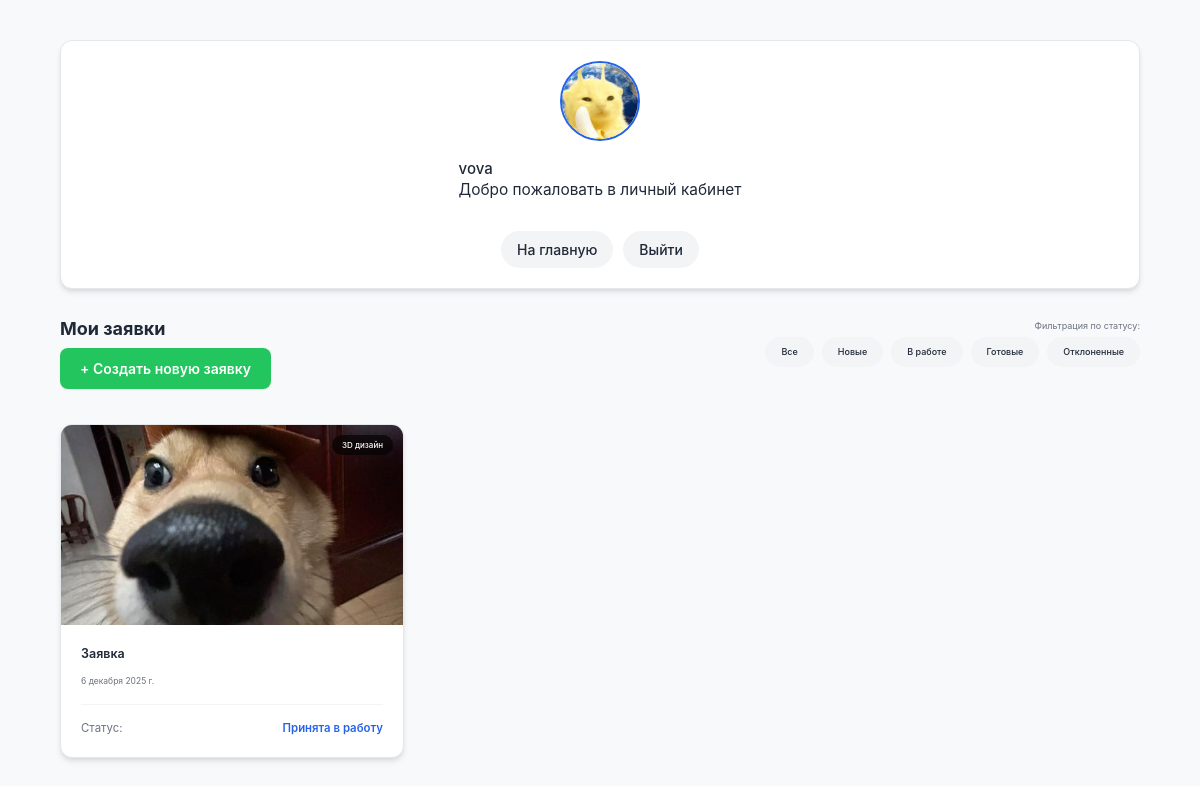
The app's page /app/profile/w/ (signed in), older data.
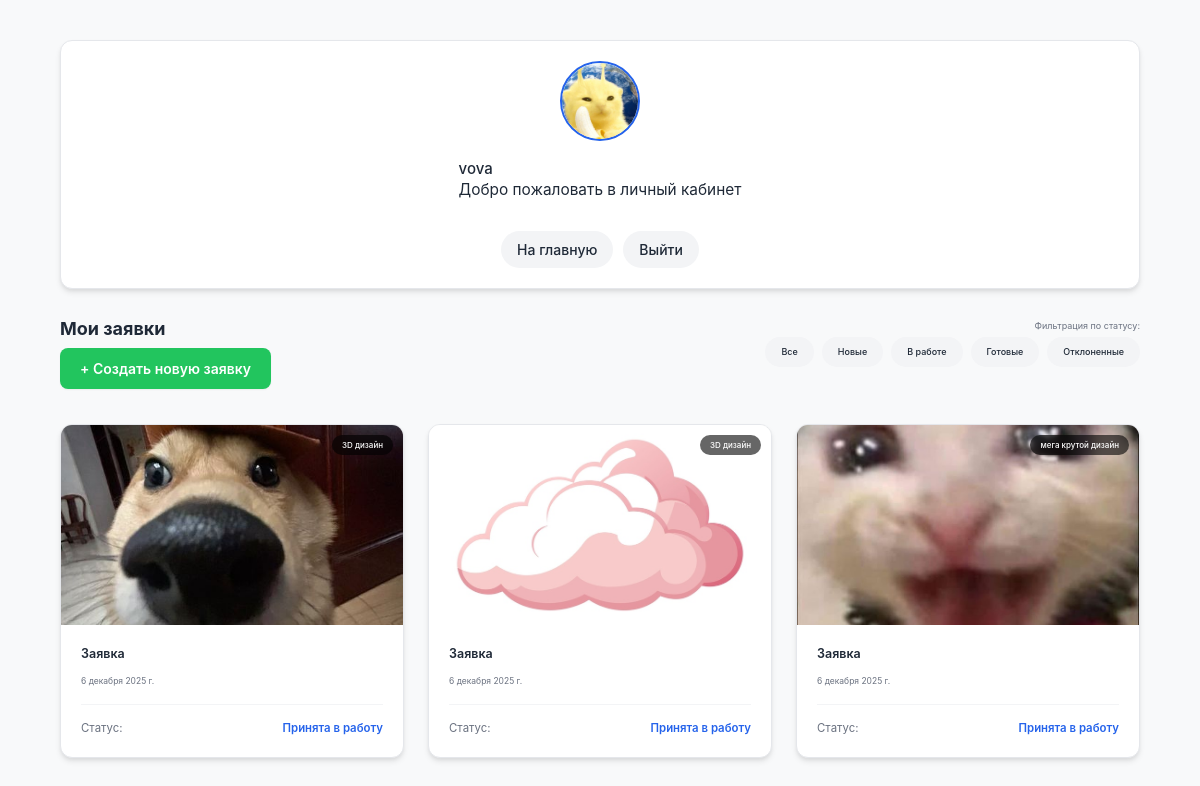
The same page, newer data.
### app/models.py (models this page shows, shortened)
class application(models.Model):
    title = models.CharField(max_length=100)
    description = models.TextField()
    ALL_STATUS = (
        ('n', 'Новая заявка'),
        ('w', 'Принята в работу'),
        ('c', 'Выполнена'),
        ('r', 'Отклонена')
    )
    status = models.CharField(max_length=1, choices=ALL_STATUS, blank=False, default='n')
    date = models.DateField(auto_now=False, auto_now_add=True)
    categories = models.ForeignKey(Category, on_delete=models.CASCADE)
    image = models.ImageField(upload_to='images/', blank=False, null=False)
    username = models.ForeignKey(User, on_delete=models.CASCADE)
    comment = models.TextField(blank=True, null=True)
    def get_absolute_url(self):
        return reverse('application-detail', args=[str(self.id)])

class Category(models.Model):
    category_full_name = models.CharField(max_length=100)
    category_char = models.CharField(max_length=1, blank=False, unique=True)

### app/views.py (the view)
# urls.py: path('profile', views.to_profile, name='profile'),
def to_profile(request, status=None):
    user = request.user
    if user.is_authenticated:
        if user.has_perm('app.worker'):
            if status:
                all_applications = application.objects.all().filter(status=status).order_by('-date')
            else:
                all_applications = application.objects.all()
        else:
            if status:
                all_applications = user.application_set.filter(status=status).order_by('-date')
            else:
                all_applications = user.application_set.order_by('-date').all()
        profile = user.profile
        application_per_page = 3
        paginator = Paginator(all_applications, application_per_page)
        page_number = request.GET.get('page')
        try:
            application_on_page = paginator.page(page_number)
        except PageNotAnInteger:
            application_on_page = paginator.page(1)
        except EmptyPage:
            application_on_page = paginator.page(paginator.num_pages)
        return render(
            request,
            'app/profile.html',
            {
                'profile': profile,
                'application_on_page': application_on_page,
                'paginator': paginator,
            }
        )
    else:
        return render(
            request,
            'app/profile.html',
        )

### app/templates/app/profile.html (shortened to what the changed rows need)
{% extends "base.html" %}
{% load static %}
{% block content %}
<div class="main_container profile-main-container">
    {% if user.is_authenticated %}
        <div class="card profile-header-card">
            <div class="profile-info-block">
                <h2 class="profile-username-title">{{ user.get_username }}</h2>
            </div>
        </div>
        <div class="control-panel">
            <div class="control-panel-left">
                {% if perms.app.user and not perms.app.worker %}
                    <h2 class="app-list-title">Мои заявки</h2>
                {% else %}
                    <h2>Заявки пользователей (Панель работника)</h2>
                {% endif %}
            </div>
        </div>
        <div class="cards_grid">
            {% if application_on_page %}
                {% for app in application_on_page %}
                    <a href="{{ app.get_absolute_url }}" style="text-decoration: none; color: inherit;">
                        <div class="card
                            "
                            >
                            <div class="card_image_wrapper">
                                {% if app.image %}
                                    <img src="{{ app.image.url }}" alt="{{ app.title }}">
                                {% else %}
                                    <div class="app-card-no-photo">Нет фото</div>
                                {% endif %}
                                <span class="card_category_badge">{{ app.categories.category_full_name }}</span>
                            </div>
                            <div class="card_content">
                                <div class="card_header">
                                    <h3 class="card_title">{{ app.title }}</h3>
                                    <span class="card_date">{{ app.date }}</span>
                                </div>
                                <div class="card_footer">
                                    <div class="status_indicator">
                                        <span class="status_label">Статус:</span>
                                        <span class="status_value status-value-text status-text-{{ app.status }}">
                                            {{ app.get_status_display }}
                                        </span>
                                    </div>
                                </div>
                            </div>
                        </div>
                    </a>
                {% endfor %}
            {% else %}
                <div class="empty_state empty-state-full-width">
                    <p>Заявок не найдено.</p>
                </div>
            {% endif %}
        </div>
    {% endif %}
</div>
{% endblock %}

Row changes from the older to the newer data that the page shows:
now on this page (row edited): application: image (picture), categories.category_full_name "3D дизайн", title "Заявка", date "6 декабря 2025 г.", status "Принята в работу"
now on this page (row edited): application: image (picture), categories.category_full_name "мега крутой дизайн", title "Заявка", date "6 декабря 2025 г.", status "Принята в работу"
